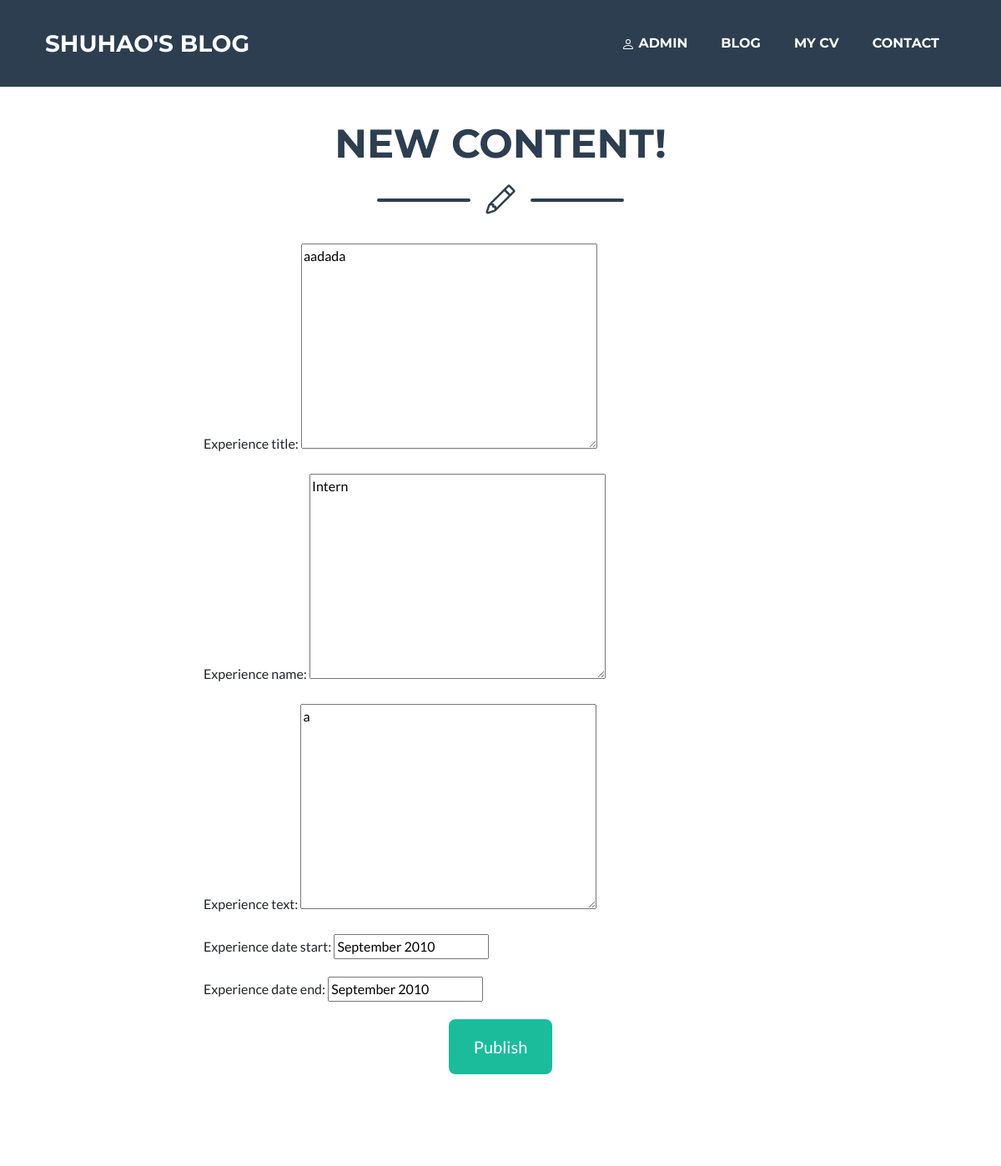
Page /cv/edit/experience/1/ (signed in, upper part) on the earlier database version.
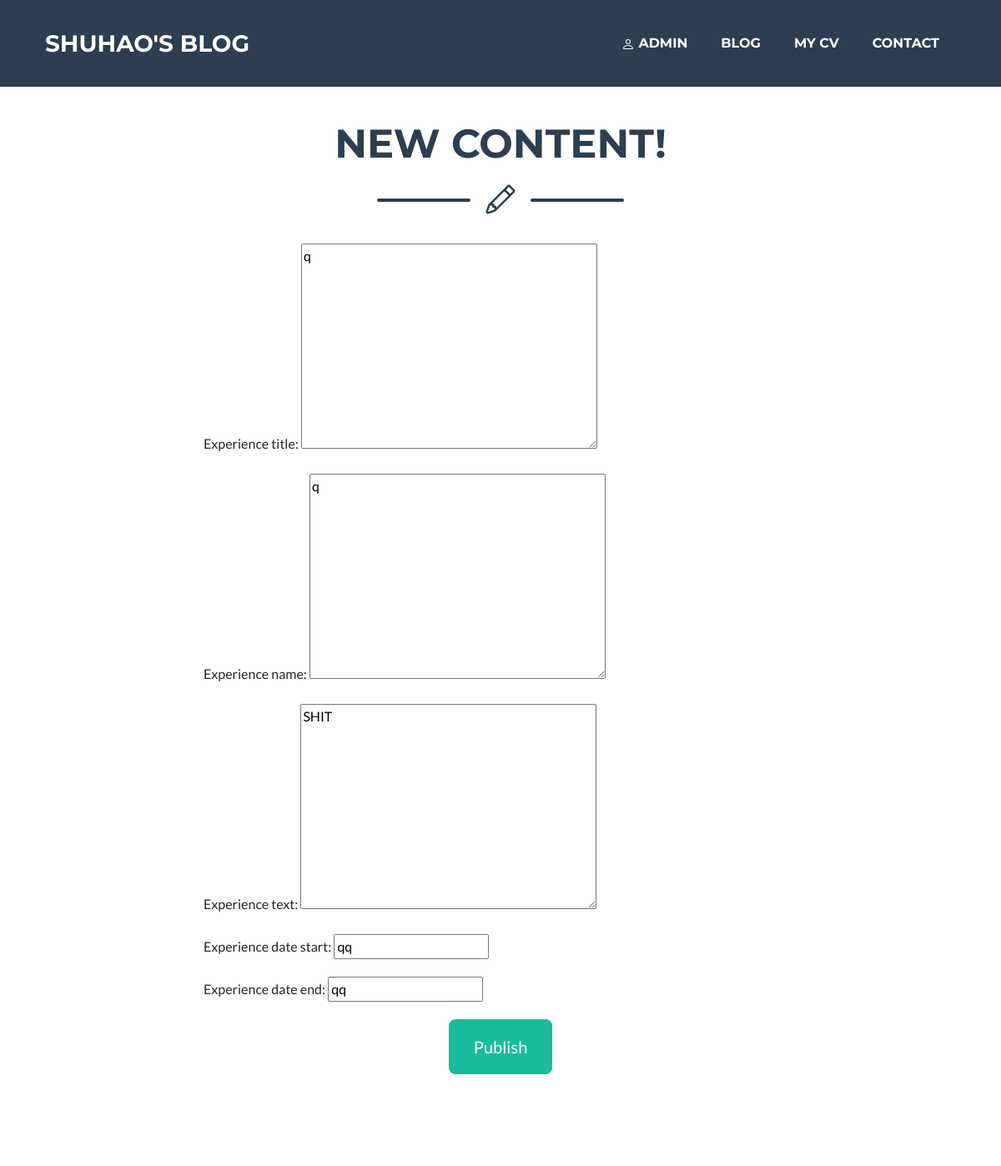
Same page on the later database version.
### cv/models.py (models this page shows, shortened)
class experience(models.Model):
    experience_title = models.TextField()
    experience_name = models.TextField(default='Intern')
    experience_text = models.TextField()
    experience_date_start = models.CharField(max_length=100, default='September 2010')
    experience_date_end = models.CharField(max_length=100, default='September 2010')

### cv/views.py (the view)
# urls.py: path('edit/experience/<int:id>/', views.edit, {'part':'experience'},name='edit_experience'),
def edit(request, id, part):
    if not request.session.get('is_login', None):
        return redirect('login')
    elif not (request.user.is_staff):
        return redirect('login')
    if request.method == "POST":
        if(part == 'about'):
            Part = get_object_or_404(about, id=id)
            form = AboutForm(request.POST, instance=Part)
        elif (part == 'education'):
            Part = get_object_or_404(education, id=id)
            form = EducationForm(request.POST, instance=Part)
        elif (part == 'experience'):
            Part = get_object_or_404(experience, id=id)
            form = ExperienceForm(request.POST, instance=Part)
        elif (part == 'skills'):
            Part = get_object_or_404(skills, id=id)
            form = SkillsForm(request.POST, instance=Part)
        elif (part == 'award'):
            Part = get_object_or_404(award, id=id)
            form = AwardForm(request.POST, instance=Part)
        else:
            raise Http404
        if form.is_valid():
            Part = form.save(commit=False)
            Part.save()
            return redirect('cv')
    else:
        if(part == 'about'):
            Part = get_object_or_404(about, id=id)
            form = AboutForm(instance=Part)
        elif (part == 'education'):
            Part = get_object_or_404(education, id=id)
            form = EducationForm(instance=Part)
        elif (part == 'experience'):
            Part = get_object_or_404(experience, id=id)
            form = ExperienceForm(instance=Part)
        elif (part == 'skills'):
            Part = get_object_or_404(skills, id=id)
            form = SkillsForm(instance=Part)
        elif (part == 'award'):
            Part = get_object_or_404(award, id=id)
            form = AwardForm(instance=Part)
        else:
            raise Http404
    return render(request, 'cv/cv_new.html', {'form': form})

### cv/forms.py
class ExperienceForm(forms.ModelForm):
    class Meta:
        model = experience
        fields = '__all__'

### cv/templates/cv/cv_new.html (shortened to what this page needs)
{% extends 'blog/base.html' %}
{% load static %}
{% block content %}
<section class="page-section">
<div class="container">
    <h2 class="page-section-heading text-center text-uppercase text-secondary mb-0">New Content! </h2>
    <div class="divider-custom">
        <div class="divider-custom-line"></div>
        <div class="divider-custom-icon"><h1></h1></div>
        <div class="divider-custom-line"></div>
    </div>
    <div class="row">
        <div class="col-lg-8 mx-auto">
            <form method="POST" enctype="multipart/form-data">
                {% for field in form %}
                <div class="form-group">
                    {{ field.label_tag }}
                    {{ field }}
                </div>
                {%endfor%}
                <div class="form-group text-center"><button class="btn btn-primary btn-xl" type="submit">Publish</button></div>
            </form>
        </div>
    </div>
</div>
</section>
{% endblock %}

Differences in the rows shown:
changed experience: experience_title "aadada" → "q"; experience_name "Intern" → "q"; experience_text "a" → "SHIT"; experience_date_start "September 2010" → "qq"; experience_date_end "September 2010" → "qq"
